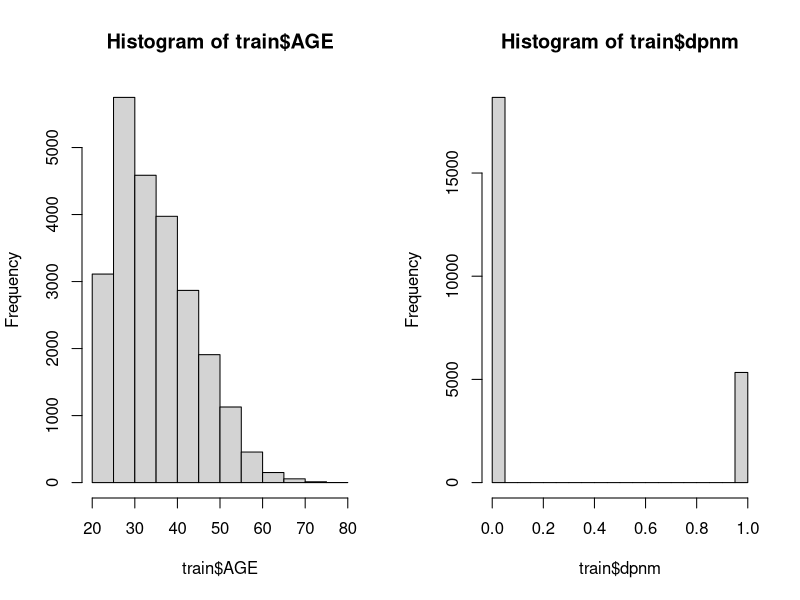
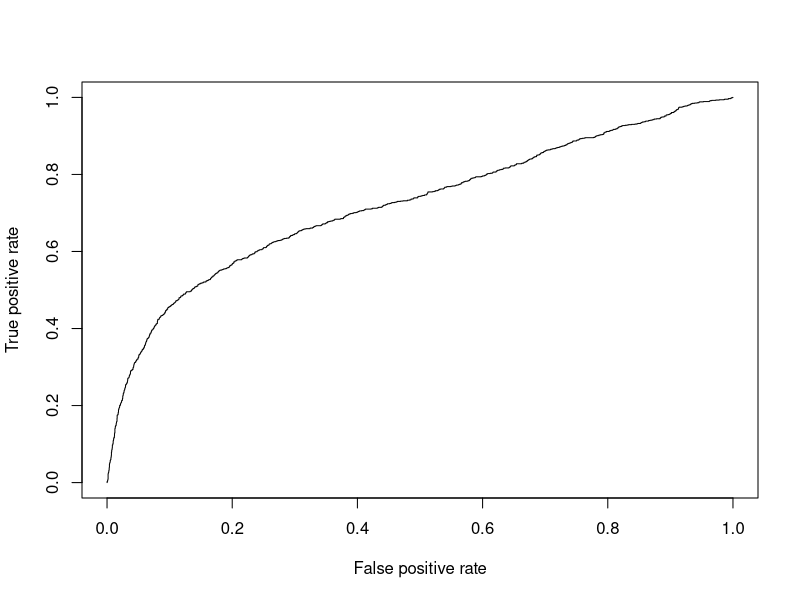
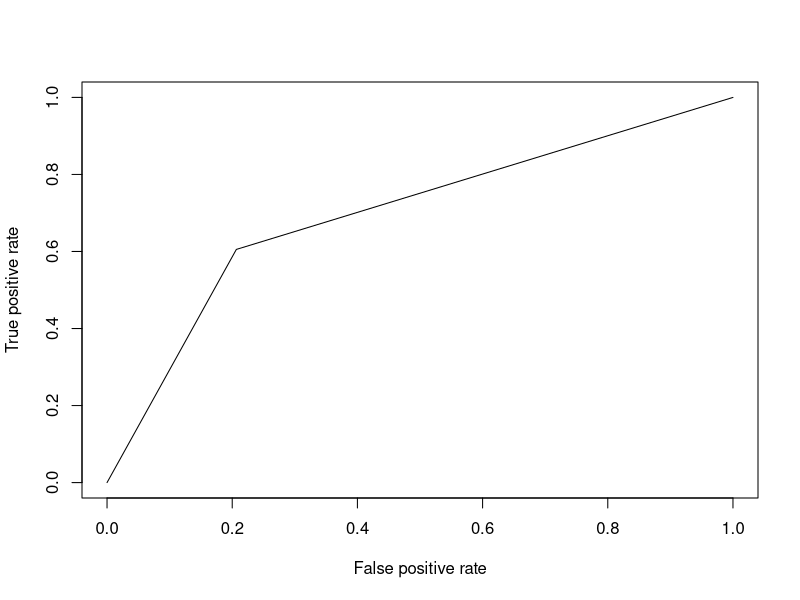

Here is the R script that generated these plots, in order:
## ---- chunk 1
df <- read.csv("credit_card.csv")
str(df)
## ---- chunk 2
set.seed(1234)
i <- sample(1:nrow(df), nrow(df)*0.8, replace = FALSE)
train <- df[i,]
test <- df[-i,]

## ---- chunk 3
names(train)
## ---- chunk 4
head(train, n=5)
## ---- chunk 5
sapply(train, function(x) sum(is.na(x)))
## ---- chunk 6
#str(df)
train$MARRIAGE = factor(train$MARRIAGE)
train$EDUCATION = factor(train$EDUCATION)
train$SEX = factor(train$SEX)
str(train)

test$MARRIAGE = factor(test$MARRIAGE)
test$EDUCATION = factor(test$EDUCATION)
test$SEX = factor(test$SEX)
## ---- chunk 7
summary(train$SEX)
summary(train$MARRIAGE)
summary(train$EDUCATION)
## ---- chunk 8
opar <- par()
par(mfrow=c(1,2)) 
hist(train$AGE)
hist(train$dpnm)   # the model may be biased as there are triple the 0s as 1s.
par(opar)
## ---- chunk 9
glm1 <- glm(dpnm~LIMIT_BAL+SEX+MARRIAGE+PAY_1+PAY_2+PAY_3+AGE+BILL_AMT1+BILL_AMT2+PAY_AMT1+PAY_AMT2+PAY_AMT4, data=train, family=binomial)
summary(glm1)
## ---- chunk 10
library(e1071)
nb1 <- naiveBayes(dpnm~LIMIT_BAL+SEX+MARRIAGE+PAY_1+PAY_2+PAY_3+AGE+BILL_AMT1+BILL_AMT2+PAY_AMT1+PAY_AMT2+PAY_AMT4, data=train)
nb1
## ---- chunk 11
probs1 <- predict(glm1, newdata=test, type="response")
pred1 <- ifelse(probs1>0.5, 1, 0)

mean(pred1==as.integer(test$dpnm)) #accuracy
cm <- table(pred1, as.integer(test$dpnm)) #confusion matrix
cm
(4582)/(4582+118) #sensitivity/recall
(289)/(289+1011) #specificity
(4582)/(4582+1011) #precision
p0 <- (4582+289)/6000
p1 <- (4582+1011)/6000
p2 <- (4582+118)/6000
p3 <- p1 * p2
#p3
p4 <- (118+289)/6000
p5 <- (1011+289)/6000
p6 <- p4 * p5
cohen_kappa <- (p0 - (p3+p6)) / (1-(p3+p6)) #kappa
cohen_kappa  # fair agreement

#ROC and AUC
#install.packages("ROCR")
library("ROCR")
pr1 <- prediction(probs1, test$dpnm)
prf1 <- performance(pr1, measure="tpr", x.measure="fpr")
plot(prf1)

#MCC
(4582*289-1011*118)/sqrt((4582+1011)*(4582+118)*(289+1011)*(118+289))  #0.323

## ---- chunk 12
probs2 <- predict(nb1, newdata=test, type="raw")
pred2 <- ifelse(probs2>0.5, 1, 0)
pred2 <- apply(pred2==1, 1, function(x) {
                       if(any(x)) {
                            as.integer(names(which(x)))
                          }
                       else NA
                    })
#summary(probs2)
mean(pred2==as.integer(test$dpnm))  #accuracy
table(pred2, test$dpnm)  #confusion matrix
(3729)/(3729+971) #sensitivity/recall
(787)/(787+513) #specificity
(3729)/(3729+513) #precision
p02 <- (3729+787)/6000
p12 <- (3729+513)/6000
p22 <- (3729+971)/6000
p32 <- p12 * p22
#p32
p42 <- (971+787)/6000
p52 <- (513+787)/6000
p62 <- p42 * p52
cohen_kappa <- (p02 - (p32+p62)) / (1-(p32+p62)) #kappa
cohen_kappa  # fair agreement

#ROC and AUC
#install.packages("ROCR")
library("ROCR")
pr2 <- prediction(pred2, test$dpnm)
prf2 <- performance(pr2, measure="tpr", x.measure="fpr")
plot(prf2)

#MCC
(3729*787-513*971)/sqrt((3729+513)*(3729+971)*(787+513)*(971+787))  #0.361
